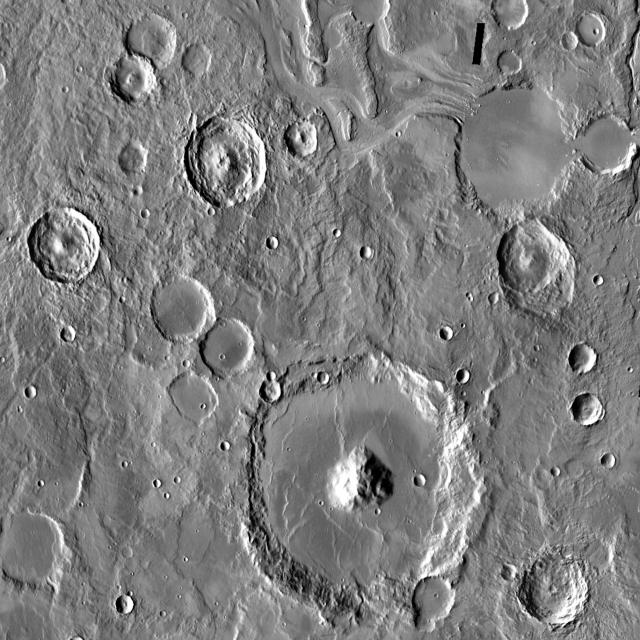
#> input picture data_yolov5/lunar/craters/test/images/010_png.rf.fcf5e274562ee69a325f9d7a0b30767f.jpg, 640 x 640 px, found by its file name; its folder holds 4 pictures in this run
$ python convert_yolov5_to_coco.py
#> lines starting #> are read from the running program, lines starting #| are printed output that depends on the picture
import json
import os
import cv2
import box_transformations


if __name__ == '__main__':

    YOLOv5_data_path = "data_yolov5/lunar/craters"

    # define category names, supercategory name and category mapping
    supercategory = "craters"
    categories = [{"id": 0, "name": supercategory, "supercategory": "none"}]
    categories += [{"id": i, "name": c["id"], "supercategory": supercategory}
                   for i, c in enumerate([{"id": "crater", "description": "crater"}], start=1)]
    cat2id = {c["name"]: c["id"] for c in categories}

    for set_type in ["train", "valid", "test"]:
        # path to load images from
        path = f"{YOLOv5_data_path}/{set_type}/images"

        # load images, add some fields required for COCO format, including width and heights
        image_files = os.listdir(path)
        widths_and_heights = [cv2.imread(f"{YOLOv5_data_path}/{set_type}/images/" + loc).shape[:2] for loc in image_files]
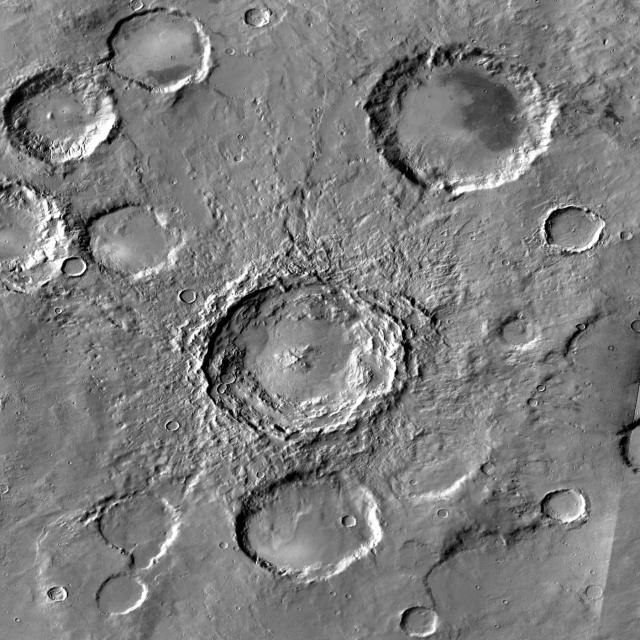
#> input picture data_yolov5/lunar/craters/test/images/015_png.rf.7d5b2091b6339c9480a171a59c52c3b9.jpg, 640 x 640 px, found by its file name
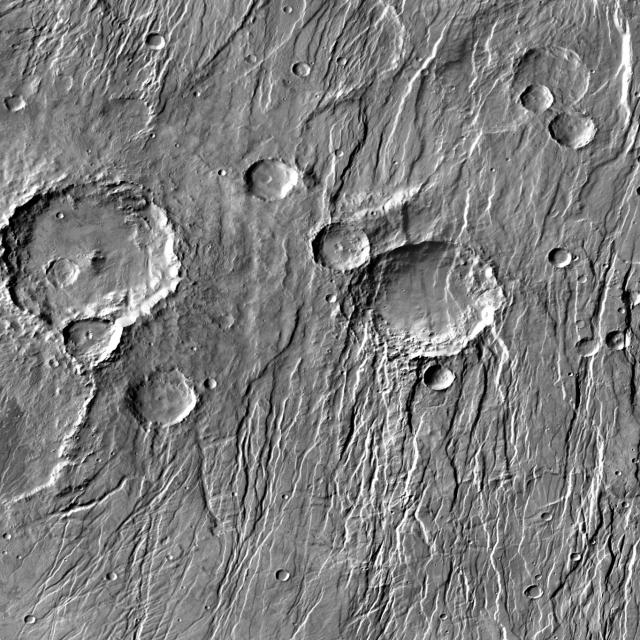
#> input picture data_yolov5/lunar/craters/test/images/019_png.rf.1930cd277f9bf0e3fa57f2dcfee0385f.jpg, 640 x 640 px, found by its file name
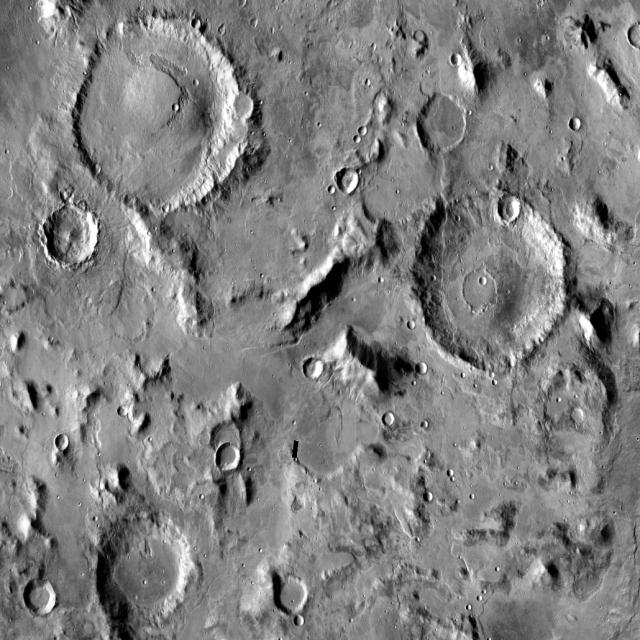
#> input picture data_yolov5/lunar/craters/test/images/04_png.rf.81a7d6cbeb9dc09e5a8ecd40e185fc92.jpg, 640 x 640 px, found by its file name
#> widths_and_heights = [(640, 640), (640, 640), (640, 640), (640, 640)]
        images = [{"id": i, "license": 1, "file_name": loc, "height": h, "width": w,
                   "date_captured": "2022-01-01T00:00:00+00:00"} for i, (loc, (h, w)) in
                  enumerate(zip(image_files, widths_and_heights))]
#> images = 4 items

        # load annotations in YOLOv5 format, put them in list nested by images
#> (the run stopped early here; a loop or call above may not have finished)
